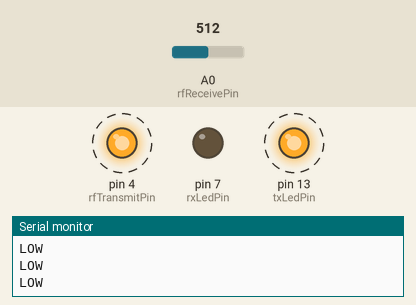
Recording of a sketch running on a simulated Arduino Uno, built with avr-gcc and run on an emulated ATmega328P. On the bench: output pins drawn as LEDs (lit = HIGH), the last lines printed to the serial monitor. Dashed ring = blinking. The inputs (shaded band) are chosen by the test bench; at power-on: A0 (rfReceivePin) = 512.

Above: at 1.2 s.
1.3 s: A0 (rfReceivePin) set to 662
3.5 s: A0 (rfReceivePin) set to 688
At 5.3 s:
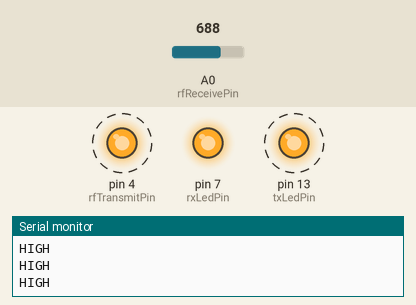
6.5 s: A0 (rfReceivePin) set to 664
At 8.8 s:
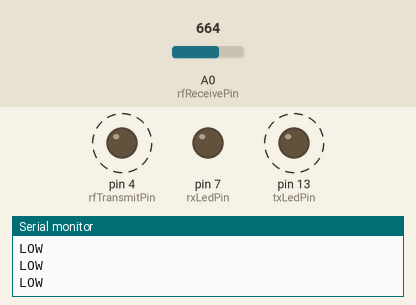
9.5 s: A0 (rfReceivePin) set to 684
At 10.6 s:
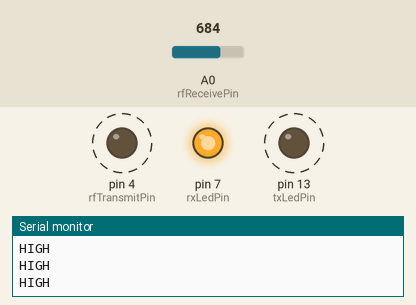
Timing chart, 0 to 13.5 s (numbered marks = the images above; inputs shaded):
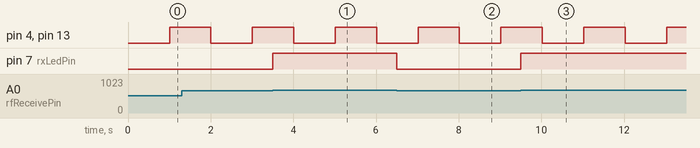

The sketch:

rxtx.ino
```cpp
#define rfTransmitPin 4
#define txLedPin 13
#define rfReceivePin A0
#define rxLedPin 7

unsigned int data = 0;
const unsigned int upperThreshold = 674;
const unsigned int lowerThreshold = 674;

void setup() {
  pinMode(rfTransmitPin, OUTPUT);
  pinMode(txLedPin,OUTPUT);
  pinMode(rxLedPin, OUTPUT);
  Serial.begin(9600);

}

int count = 0;
unsigned long d = 1000, e = 2000, elapsed = 0, startTime = 0;
int i = 1;
unsigned long timer = 0;
void loop() {
  if(startTime == 0)
    startTime = millis();

    elapsed = millis() - startTime;
    count += i;
    if( elapsed > d){
      digitalWrite(rfTransmitPin, HIGH);
      digitalWrite(txLedPin, HIGH);
    }

    if(elapsed > e){
      digitalWrite(rfTransmitPin, LOW);
      digitalWrite(txLedPin, LOW);
      startTime = millis();
    }

    if(count >5 || count < 1)
      i *= -1;

    data = analogRead(rfReceivePin);
    if(data > upperThreshold){
      digitalWrite(rxLedPin, HIGH);
      Serial.println("HIGH");
    } else if ( data < lowerThreshold){
      digitalWrite(rxLedPin, LOW);
      Serial.println("LOW");
    }
//    Serial.println(data);

}
```

Measured:
- the behaviour switches between 674 and 675 on A0 (rfReceivePin) (found by bisection; images 0 and 1)
- after the input at 3.5 s, pin 7 (rxLedPin): LOW → HIGH at once
- after the input at 6.5 s, pin 7 (rxLedPin): HIGH → LOW at once
- after the input at 9.5 s, pin 7 (rxLedPin): LOW → HIGH at once
- by itself, pin 4 (rfTransmitPin), pin 13 (txLedPin): alternates HIGH for 1.0 s and LOW for 1.0 s
